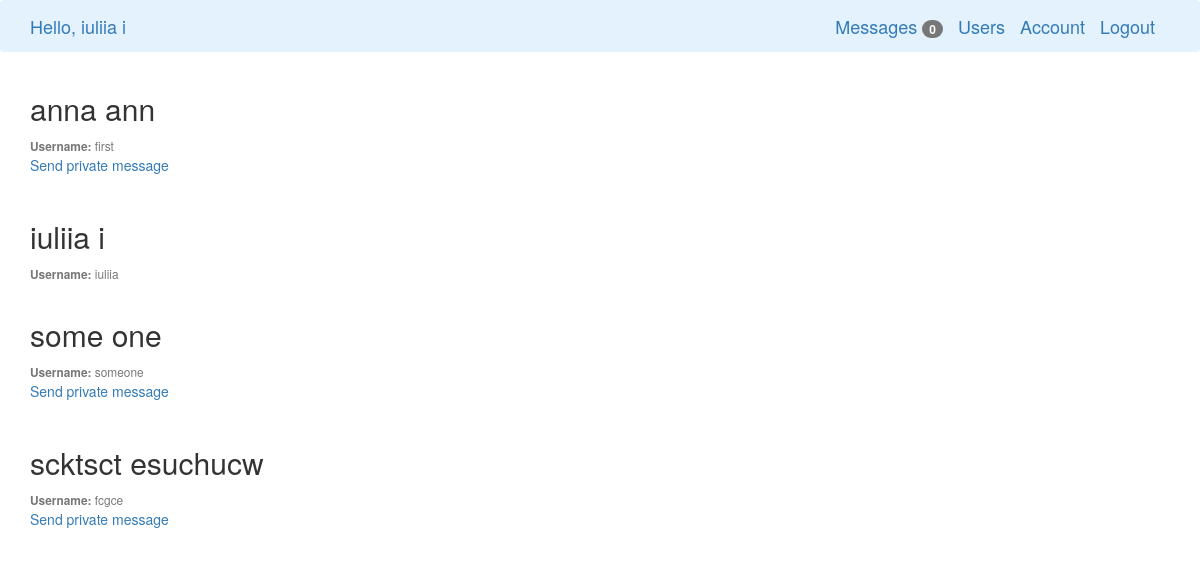
/about (signed in), run on the app's committed database.
### main/models.py (models this page shows, shortened)
class User(db.Model, UserMixin):
    id = db.Column(db.Integer, primary_key=True)
    username = db.Column(db.String(20), unique=True, nullable=False)
    first_name = db.Column(db.String(50), nullable=False)
    last_name = db.Column(db.String(100), nullable=False)
    email = db.Column(db.String(120), unique=True, nullable=False)
    password = db.Column(db.String(60), nullable=False)
    messages_sent = db.relationship('Message',
                                    foreign_keys='Message.sender_id',
                                    backref='author', lazy='dynamic')
    messages_received = db.relationship('Message',
                                        foreign_keys='Message.recipient_id',
                                        backref='recipient', lazy='dynamic')
    last_message_read_time = db.Column(db.DateTime)
    notifications = db.relationship('Notification', backref='user',
                                    lazy='dynamic')
    tasks = db.relationship('Task', backref='user', lazy='dynamic')
    def new_messages(self):
        last_read_time = self.last_message_read_time or datetime(1900, 1, 1)
        return Message.query.filter_by(recipient=self).filter(
            Message.timestamp > last_read_time).count()
    def get_tasks_in_progress(self):
        return Task.query.filter_by(user=self, complete=False).all()

### main/primary/routes.py (the view)
@primary.route("/about")
def about():
    users = User.query.all()
    return render_template('about.html', users=users)

### main/models.py (called while the page is built)
@login_manager.user_loader
def load_user(user_id):
    return User.query.get(int(user_id))

### main/templates/about.html
{% extends "base.html" %}
{% block app_content %}
{% for user in users %}
        <article class="media content-section">
          <div class="media-body">
              <h2><p class="article-title">{{ user.first_name + ' ' + user.last_name }}</p></h2>
           <small class="text-muted"><b>Username:</b> {{ user.username }}</small>
           {% if user != current_user %}
                <p><a href="{{ url_for('messages.send_message', recipient=user.username) }}">{{ 'Send private message' }}</a></p>
           {% endif %}
          </div>
        </article>
{% endfor %}
{% endblock %}

### main/templates/base.html (shortened to what this page needs)
{% extends 'bootstrap/base.html' %}
{% block navbar %}
    <nav class="navbar navbar-light" style="background-color: #e3f2fd;">
        <div class="container">
            <div class="navbar-header">
                {% if current_user.is_authenticated %}
                <a class="navbar-brand" href="/">Hello, {{ current_user.first_name + ' ' + current_user.last_name }}</a>
                {% else %}
                <a class="navbar-brand" href="/">Main</a>
                {% endif %}
            </div>
            <div class="collapse navbar-collapse" id="navbarToogle">
                <ul class="nav navbar-nav navbar-right">
                    {% if current_user.is_authenticated %}
                         <a class="navbar-brand" href="{{ url_for('messages.msg') }}">Messages
                            {% set new_messages = current_user.new_messages() %}
                            <span id="message_count" class="badge">{{ new_messages }}</span></a>
                            <a class="navbar-brand" href="{{ url_for('primary.about') }}">Users</a>
                            <a class="navbar-brand" href="{{ url_for('users.account') }}">Account</a>
                            <a class="navbar-brand" href="{{ url_for('users.logout') }}">Logout</a>
                            {% else %}
                            <a class="navbar-brand" href="{{ url_for('users.login') }}">Login</a>
                            <a class="navbar-brand" href="{{ url_for('users.register') }}">Register</a>
                    {% endif %}
                </ul>
            </div>
        </div>
    </nav>
{% endblock %}
{% block content %}
    <div class="container">
        {% block app_content %}{% endblock %}
    </div>
{% endblock %}

### data on the page
User: first_name+last_name "iuliia i", username "iuliia"
User: first_name+last_name "anna ann", username "first", value "Send private message"
User: first_name+last_name "some one", username "someone", value "Send private message"
User: first_name+last_name "scktsct esuchucw", username "fcgce", value "Send private message"

### other printed values
{{ new_messages }} "0"
